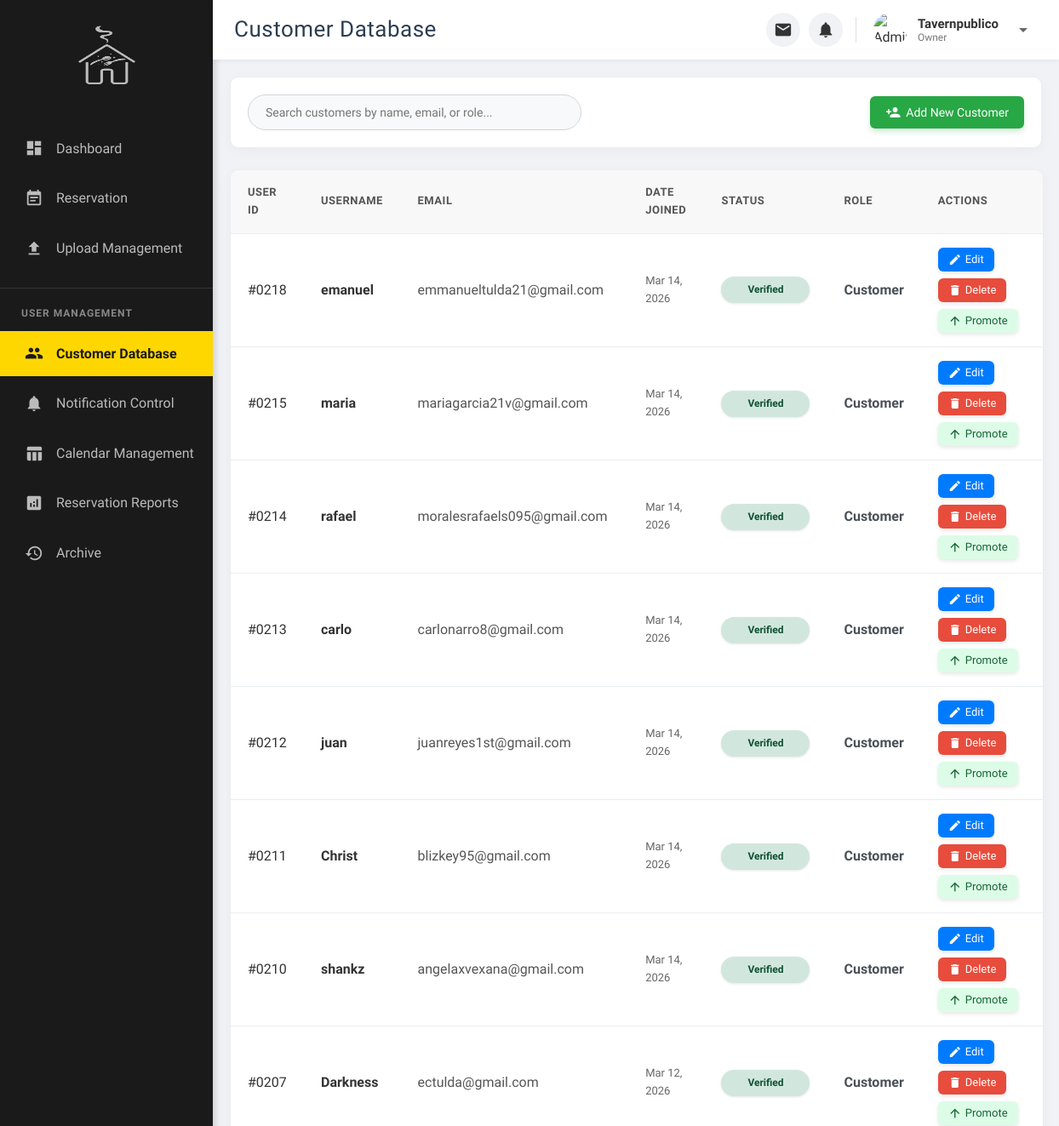
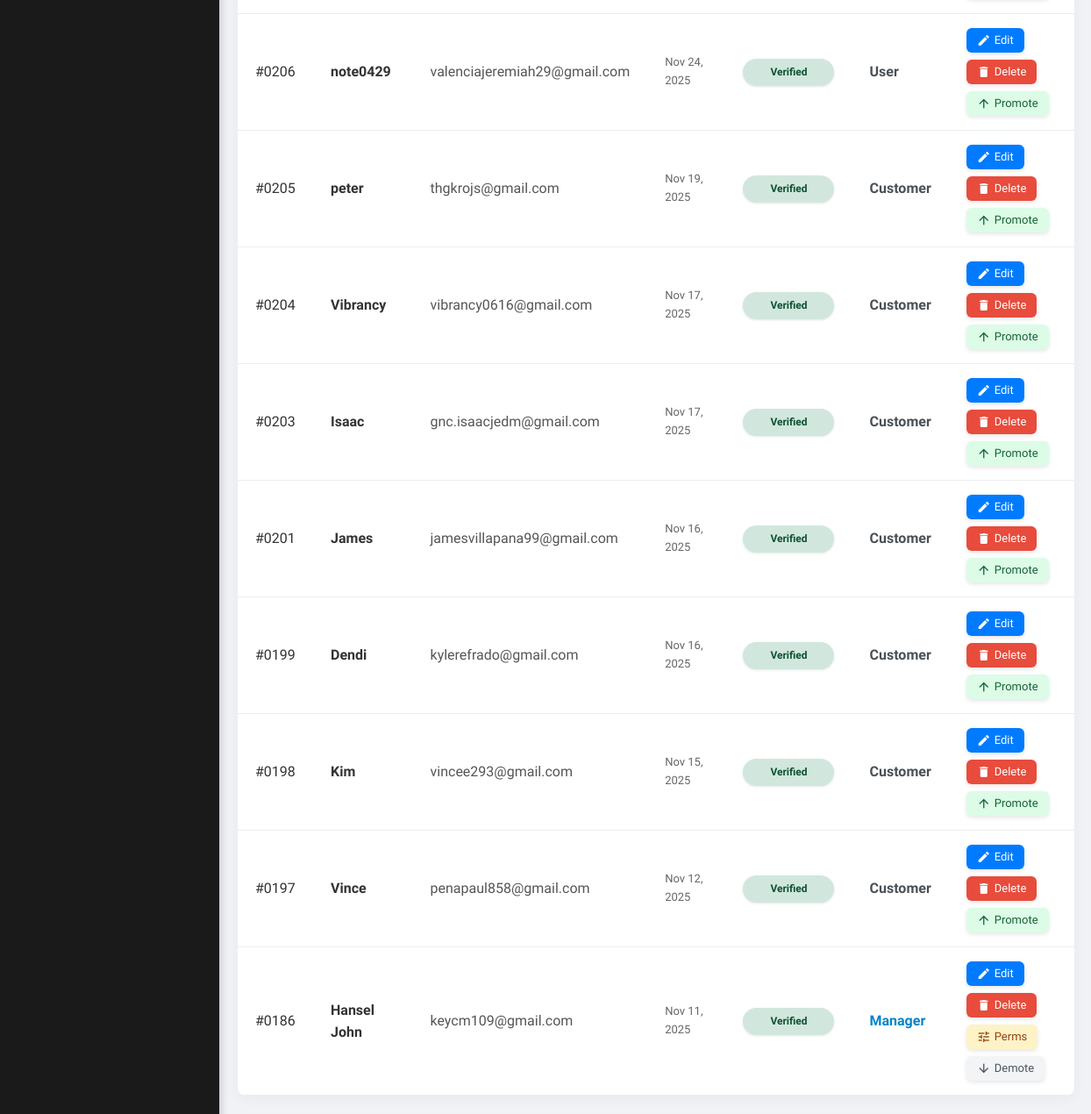
The app's page /customer_database.php (signed in) with its own data (2 pictures, top to bottom).
### tables this page shows
CREATE TABLE `users` (
  `user_id` int(11) NOT NULL,
  `username` varchar(50) NOT NULL,
  `email` varchar(100) NOT NULL,
  `password_hash` varchar(255) NOT NULL,
  `otp` varchar(10) DEFAULT NULL,
  `otp_expiry` datetime DEFAULT NULL,
  `reset_token` varchar(255) DEFAULT NULL,
  `reset_token_expiry` datetime DEFAULT NULL,
  `is_verified` tinyint(1) NOT NULL DEFAULT 0,
  `is_admin` tinyint(1) NOT NULL DEFAULT 0,
  `role` varchar(50) NOT NULL DEFAULT 'customer',
  `permissions` text DEFAULT NULL,
  `avatar` varchar(255) DEFAULT NULL,
  `mobile` varchar(15) DEFAULT NULL,
  `birthday` date DEFAULT NULL,
  `birthday_last_updated` date DEFAULT NULL,
  `created_at` timestamp NOT NULL DEFAULT current_timestamp(),
  `deleted_at` timestamp NULL DEFAULT NULL
);

### customer_database.php (the view, shortened to what this page needs)
<?php
require_once 'db_connect.php';
$users = [];
$sql = "SELECT user_id, username, email, created_at, is_verified, role, permissions FROM users WHERE is_admin = 0 AND deleted_at IS NULL ORDER BY created_at DESC";
if ($result = mysqli_query($link, $sql)) {
    while ($row = mysqli_fetch_assoc($result)) {
        $users[] = $row;
    }
} else {
    error_log("Customer Database page error: " . mysqli_error($link));
}
?>
<!DOCTYPE html>
<html lang="en">
<head>
    <link rel="stylesheet" href="CSS/admin.css">
</head>
<body>
    <div class="page-wrapper">
        <aside class="admin-sidebar">
            <div class="sidebar-header">
                <img src="Tavern.png" alt="Home Icon" class="home-icon">
            </div>
            <nav>
                 <ul class="sidebar-menu">
                    <li class="menu-item"><a href="admin.php"><i class="material-icons">dashboard</i> Dashboard</a></li>
                    <li class="menu-item"><a href="reservation.php"><i class="material-icons">event_note</i> Reservation</a></li>
                    <li class="menu-item"><a href="update.php"><i class="material-icons">file_upload</i> Upload Management</a></li>
                </ul>
                <div class="user-management-title">User Management</div>
                <ul class="sidebar-menu user-management-menu">
                    <li class="menu-item active"><a href="customer_database.php"><i class="material-icons">people</i> Customer Database</a></li>
                    <li class="menu-item"><a href="notification_control.php"><i class="material-icons">notifications</i> Notification Control</a></li>
                    <li class="menu-item"><a href="table_management.php"><i class="material-icons">table_chart</i> Calendar Management</a></li>
                    <li class="menu-item"><a href="reports.php"><i class="material-icons">analytics</i>Reservation Reports</a></li>
                    <li class="menu-item"><a href="deletion_history.php"><i class="material-icons">history</i> Archive</a></li>
                </ul>
            </nav>
        </aside>
        <div class="admin-content-area">
            <header class="main-header">
                <div class="header-content">
                    <h1 class="header-page-title">Customer Database</h1>
                    <div class="admin-header-right">
                        <div class="admin-notification-area">
                            <div class="admin-notification-item">
                                <button class="admin-notification-button" id="adminMessageBtn" title="Messages">
                                    <i class="material-icons">email</i>
                                </button>
                            </div>
                            <div class="admin-notification-item">
                                <button class="admin-notification-button" id="adminReservationBtn" title="Reservations">
                                    <i class="material-icons">notifications</i> <span class="admin-notification-badge" id="adminReservationCount" style="display: none;">0</span>
                                </button>
                            </div>
                        </div>
                        <div class="admin-profile-dropdown">
                            <div class="admin-profile-area" id="adminProfileBtn">
                                <?php $admin_avatar_path = isset($_SESSION['avatar']) && file_exists($_SESSION['avatar']) ? htmlspecialchars($_SESSION['avatar']) : 'images/default_avatar.png'; ?>
                                <img src="<?php echo $admin_avatar_path; ?>" alt="Admin Avatar" class="admin-avatar">
                                <div class="admin-user-info">
                                    <span class="admin-username"><?php echo htmlspecialchars($_SESSION['username']); ?></span>
                                    <span class="admin-role"><?php echo ucfirst(htmlspecialchars($_SESSION['role'])); ?></span>
                                </div>
                                <i class="material-icons" style="color: #666; margin-left: 5px;">arrow_drop_down</i>
                            </div>
                        </div>
                    </div>
                </div>
            </header>
            <main class="dashboard-main-content">
                <div class="reservation-page-header">
                    <input type="text" id="userSearch" class="search-input" placeholder="Search customers by name, email, or role...">
                    <button id="addNewUserBtn" class="btn btn-primary"><i class="material-icons">person_add</i> Add New Customer</button>
                </div>
                <section class="all-reservations-section">
                    <div class="table-responsive">
                        <table>
                            <thead>
                                <tr>
                                    <th>USER ID</th>
                                    <th>USERNAME</th>
                                    <th>EMAIL</th>
                                    <th>DATE JOINED</th>
                                    <th>STATUS</th>
                                    <th>ROLE</th>
                                    <th>ACTIONS</th>
                                </tr>
                            </thead>
                            <tbody id="usersTableBody">
                                <?php if (empty($users)): ?>
                                    <tr><td colspan="7" style="text-align: center; color: #777;">No customers found.</td></tr>
                                <?php else: ?>
                                    <?php foreach ($users as $user): ?>
                                        <tr data-user-id="<?= $user['user_id']; ?>"
                                            data-username="<?= htmlspecialchars($user['username'], ENT_QUOTES); ?>"
                                            data-email="<?= htmlspecialchars($user['email'], ENT_QUOTES); ?>"
                                            data-permissions='<?= htmlspecialchars($user['permissions'] ?? '[]', ENT_QUOTES); ?>'>
                                            <td style="font-weight: 500;">#<?= sprintf('%04d', $user['user_id']); ?></td>
                                            <td style="font-weight: 600; color: #333;"><?= htmlspecialchars($user['username']); ?></td>
                                            <td style="color: #555;"><?= htmlspecialchars($user['email']); ?></td>
                                            <td style="color: #666; font-size: 13px;"><?= htmlspecialchars(date('M d, Y', strtotime($user['created_at']))); ?></td>
                                            <td>
                                                <?php if ($user['is_verified']): ?>
                                                    <span class="status-badge confirmed">Verified</span>
                                                <?php else: ?>
                                                    <span class="status-badge pending">Not Verified</span>
                                                <?php endif; ?>
                                            </td>
                                            <td class="role-cell <?= $user['role'] === 'manager' ? 'role-manager' : '' ?>">
                                                <?= htmlspecialchars(ucfirst($user['role'])); ?>
                                            </td>
                                            <td class="actions">
                                                <button class="btn btn-small view-edit-btn"><i class="material-icons">edit</i> Edit</button>
                                                <button class="btn btn-small delete-btn"><i class="material-icons">delete</i> Delete</button>
                                                <?php if ($user['role'] === 'manager'): ?>
                                                    <button class="btn btn-small edit-permissions-btn"><i class="material-icons">tune</i> Perms</button>
                                                    <button class="btn btn-small demote-user-btn"><i class="material-icons">arrow_downward</i> Demote</button>
                                                <?php else: ?>
                                                    <button class="btn btn-small promote-user-btn"><i class="material-icons">arrow_upward</i> Promote</button>
                                                <?php endif; ?>
                                            </td>
                                        </tr>
                                    <?php endforeach; ?>
                                <?php endif; ?>
                            </tbody>
                        </table>
                    </div>
                </section>
            </main>
        </div>
    </div>
</body>
</html>

### customer_database.php (style rules this page uses)
.reservation-page-header { display: flex; justify-content: space-between; align-items: center; margin-bottom: 25px; flex-wrap: wrap; gap: 15px; background: #fff; padding: 20px; border-radius: 10px; box-shadow: 0 4px 15px rgba(0,0,0,0.03); border: 1px solid #eaedf1; }
.search-input { padding: 12px 20px; border: 1px solid #d1d5db; border-radius: 25px; width: 350px; max-width: 100%; font-size: 14px; outline: none; transition: border-color 0.3s, box-shadow 0.3s; background-color: #f8f9fa; }
.table-responsive { width: 100%; overflow-x: auto; -webkit-overflow-scrolling: touch; background: #fff; border-radius: 10px; box-shadow: 0 4px 15px rgba(0,0,0,0.03); border: 1px solid #eaedf1; }
table { width: 100%; border-collapse: collapse; min-width: 900px; }
table th, table td { padding: 16px 20px; text-align: left; border-bottom: 1px solid #eaedf1; vertical-align: middle; }
table th { background-color: #f8f9fa; font-weight: 600; color: #495057; font-size: 13px; text-transform: uppercase; letter-spacing: 0.5px; }
table tbody tr { transition: background-color 0.2s; }
.status-badge { padding: 6px 12px; border-radius: 20px; font-size: 12px; font-weight: 600; display: inline-block; text-align: center; }
.status-badge.confirmed { background-color: #d1e7dd; color: #0f5132; }
.role-cell { font-weight: 600; color: #495057; }
.role-manager { color: #0284c7; }
.actions { display: flex; gap: 8px; flex-wrap: wrap; }
.btn { border: none; padding: 10px 18px; border-radius: 6px; cursor: pointer; font-size: 14px; font-weight: 500; transition: all 0.2s; display: inline-flex; align-items: center; justify-content: center; }
.btn i { font-size: 18px; margin-right: 6px; }
.btn-small { padding: 6px 12px; font-size: 12px; }
.btn-small i { font-size: 16px; margin-right: 4px; }
.btn-primary { background-color: #28a745; color: white; box-shadow: 0 4px 6px rgba(40,167,69,0.2); }
.view-edit-btn { background-color: #e0f2fe; color: #0284c7; }
.delete-btn { background-color: #fee2e2; color: #991b1b; }
.promote-user-btn { background-color: #dcfce7; color: #166534; }
.demote-user-btn { background-color: #f3f4f6; color: #4b5563; }
.edit-permissions-btn { background-color: #fef3c7; color: #92400e; }

### records on screen
users: user_id "0218", username "emanuel", email "emmanueltulda21@gmail.com", created_at "Mar 14, 2026", is_verified "Verified", role "Customer", shows "Promote"
users: user_id "0215", username "maria", email "mariagarcia21v@gmail.com", created_at "Mar 14, 2026", is_verified "Verified", role "Customer", shows "Promote"
users: user_id "0214", username "rafael", email "moralesrafaels095@gmail.com", created_at "Mar 14, 2026", is_verified "Verified", role "Customer", shows "Promote"
users: user_id "0213", username "carlo", email "carlonarro8@gmail.com", created_at "Mar 14, 2026", is_verified "Verified", role "Customer", shows "Promote"
users: user_id "0212", username "juan", email "juanreyes1st@gmail.com", created_at "Mar 14, 2026", is_verified "Verified", role "Customer", shows "Promote"
users: user_id "0211", username "Christ", email "blizkey95@gmail.com", created_at "Mar 14, 2026", is_verified "Verified", role "Customer", shows "Promote"
users: user_id "0210", username "shankz", email "angelaxvexana@gmail.com", created_at "Mar 14, 2026", is_verified "Verified", role "Customer", shows "Promote"
users: user_id "0207", username "Darkness", email "ectulda@gmail.com", created_at "Mar 12, 2026", is_verified "Verified", role "Customer", shows "Promote"
users: user_id "0206", username "note0429", email "valenciajeremiah29@gmail.com", created_at "Nov 24, 2025", is_verified "Verified", role "User", shows "Promote"
users: user_id "0205", username "peter", email "thgkrojs@gmail.com", created_at "Nov 19, 2025", is_verified "Verified", role "Customer", shows "Promote"
users: user_id "0204", username "Vibrancy", email "vibrancy0616@gmail.com", created_at "Nov 17, 2025", is_verified "Verified", role "Customer", shows "Promote"
users: user_id "0203", username "Isaac", email "gnc.isaacjedm@gmail.com", created_at "Nov 17, 2025", is_verified "Verified", role "Customer", shows "Promote"
users: user_id "0201", username "James", email "jamesvillapana99@gmail.com", created_at "Nov 16, 2025", is_verified "Verified", role "Customer", shows "Promote"
users: user_id "0199", username "Dendi", email "kylerefrado@gmail.com", created_at "Nov 16, 2025", is_verified "Verified", role "Customer", shows "Promote"
users: user_id "0198", username "Kim", email "vincee293@gmail.com", created_at "Nov 15, 2025", is_verified "Verified", role "Customer", shows "Promote"
users: user_id "0197", username "Vince", email "penapaul858@gmail.com", created_at "Nov 12, 2025", is_verified "Verified", role "Customer", shows "Promote"
users: user_id "0186", username "Hansel John", email "keycm109@gmail.com", created_at "Nov 11, 2025", is_verified "Verified", role "Manager", shows "Perms"

### other values on screen
$_SESSION['username'] "Tavernpublico"
$_SESSION['role'] "Owner"
